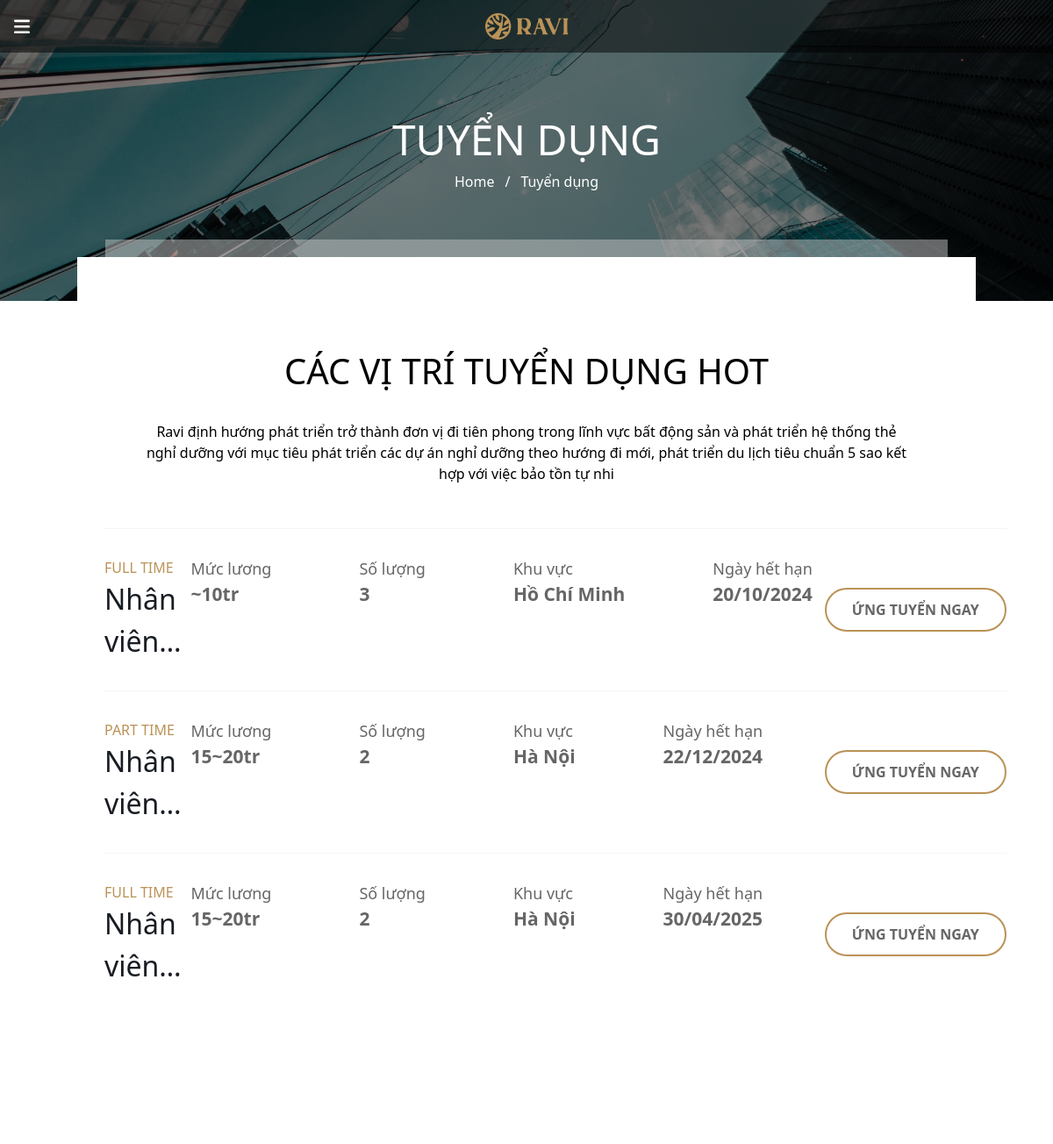
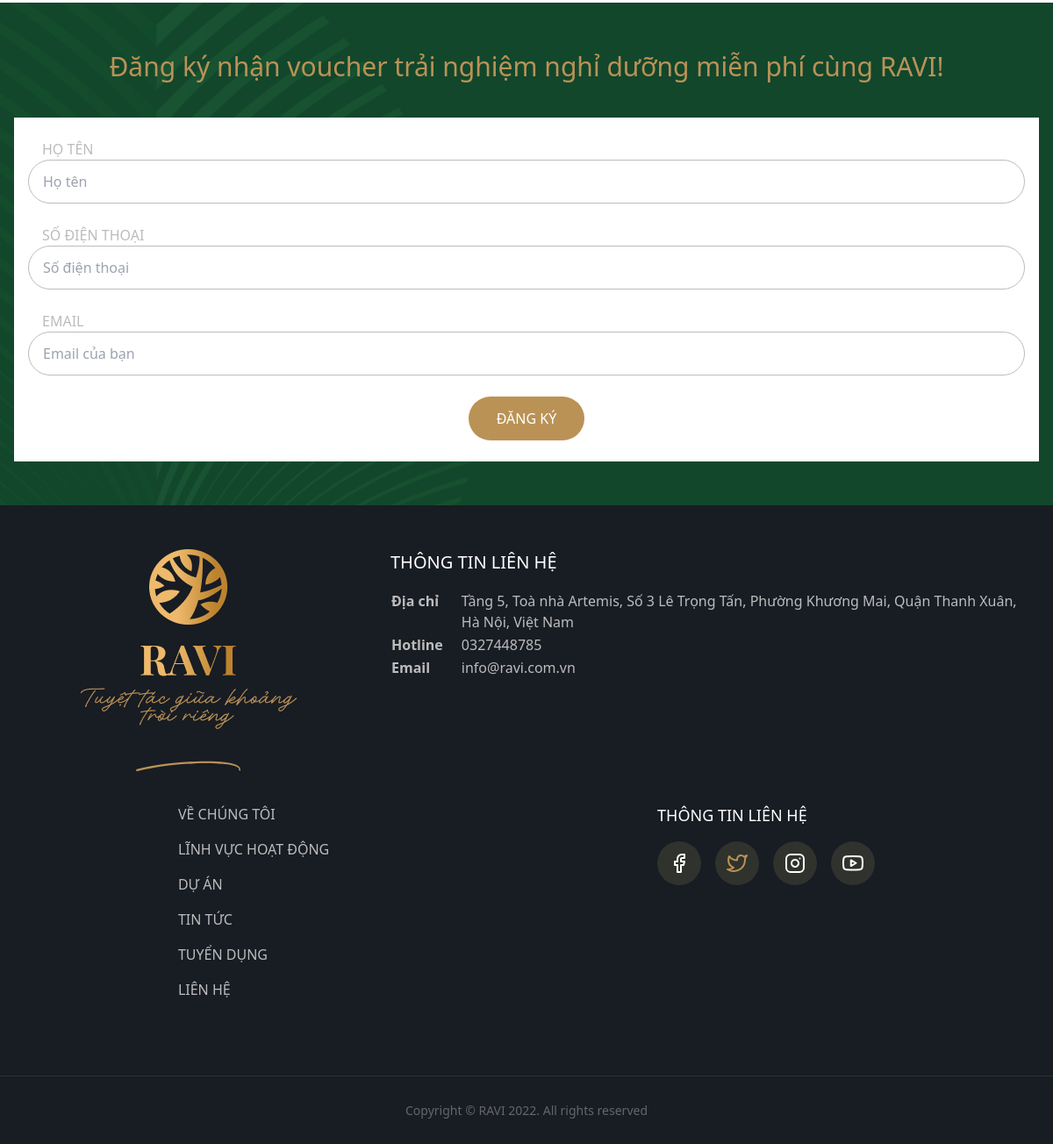
The page /tuyen-dung on the database its author committed (2 pictures, top to bottom).
### ui/models.py (models this page shows, shortened)
class Recruitment(models.Model):
    name = models.CharField(max_length=255, verbose_name="name")
    title = models.TextField(verbose_name="title")
    image = image = models.FileField(upload_to="static/images", unique=True, verbose_name="image")
    class Meta:
        db_table="recruitment"
        verbose_name="Tuyển dụng"
        verbose_name_plural="Tuyển dụng"

class NameItemRecruitment(models.Model):
    name = models.CharField(max_length=255, verbose_name="name")
    work = models.CharField(
        max_length=255,
        choices=[
            (WorkEnums.FULL_TIME.value, "FULL TIME"),
            (WorkEnums.PART_TIME.value, "PART TIME")
        ],
        verbose_name="work",
        blank=True,
        null=True
    )
    content = RichTextUploadingField(verbose_name="content", blank=True, null=True)
    slug = models.SlugField(default="", null=False, allow_unicode=True)
    item = models.ForeignKey(
        Recruitment,
        null=True,
        verbose_name="item",
        related_name="recruitment",
        on_delete=models.CASCADE
    )
    class Meta:
        db_table="name_item_recruitment"
        verbose_name="Tuyển dụng (Item)"
        verbose_name_plural="Tuyển dụng (Item)"

class ItemNameItemRecruitment(models.Model):
    name = models.CharField(max_length=255, verbose_name="name")
    content = models.CharField(max_length=255, verbose_name="content")
    item = models.ForeignKey(
        NameItemRecruitment,
        blank=True,
        null=True,
        verbose_name="item",
        related_name="name_item_recruitment",
        on_delete=models.CASCADE
    )
    show_job_list = models.BooleanField(default=False, verbose_name="Show at page job list")
    class Meta:
        db_table="item_name_item_recruitment"
        verbose_name="Tuyển dụng (Item in item)"
        verbose_name_plural="Tuyển dụng (Item in item)"

### ui/views.py (the view)
# urls.py: path('tuyen-dung', JobListPage.as_view(), name="job-list"),
class JobListPage(TemplateView):
    template_name = "job-list/index.html"
    def get_context_data(self, **kwargs) -> dict[str, Any]:
        context = super().get_context_data(**kwargs)
        recruitment = Recruitment.objects.all().order_by("-id").first()
        item_recruitment = NameItemRecruitment.objects.prefetch_related(
            Prefetch("name_item_recruitment",
            queryset = ItemNameItemRecruitment.objects.filter(show_job_list=True))
        ).all().order_by("-id")
        pageSize = 6
        if self.request.GET.get("page_size") and pageSize > 6:
            pageSize = self.request.GET.get("page_size")
        paginator = Paginator(item_recruitment, pageSize)
        page_obj = paginator.get_page(1)
        data_last = paginator.count - len(page_obj.object_list)
        page_size_last = len(page_obj.object_list) + data_last
        context["recruitment"] = recruitment
        context["item_recruitment"] = page_obj
        context["data_last"] = data_last
        context["page_size_last"] = page_size_last
        return context

### ui/templates/job-list/index.html (shortened to what this page needs)
{% extends 'layout.html' %}
{% load static %}
{% block content %}
  <div class="relative">
    <img src="{% static 'images/unsplash_ilHo9qgDEGY-job-list.png' %}" alt="" srcset="" />
    <div class="absolute top-0 w-full h-full flex items-center">
      <div class="text-white flex flex-col items-center justify-center w-full">
        <h1 class="uppercase">tuyển dụng</h1>
        <div class="flex gap-3">
          <a href="{% url 'landing-page' %}">Home</a>
          <p>/</p>
          <p>Tuyển dụng</p>
        </div>
      </div>
    </div>
    <div class="absolute bottom-0 w-full">
      <div class="lg:h-[20px] h-[4px] bg-[#C4C4C4] lg:mx-[120px] mx-[22px] bg-opacity-50"></div>
      <div class="lg:h-[50px] h-[6px] bg-white lg:mx-[88px] mx-[16px]"></div>
    </div>
  </div>
  <main class="pt-[50px] lg:px-[118px] px-[16px] lg:pb-[150px] pb-[50px]">
    <div class="text-center lg:mb-[50px] mb-[36px]">
      <h2 class="uppercase lg:mb-[27px] mb-[24px]">{{ recruitment.name }}</h2>
      <p class="max-[600px]:px-[16px] px-[5%]">{{ recruitment.title }}</p>
    </div>
    <div class="max-[800px]:hidden">
      <table class="w-full">
        <tbody>
          {% for item in item_recruitment %}
            <tr class="border-t-[1px] border-[#F5F5F5] hover:bg-[#F9F8F5]">
              <td class="mr-3 py-[32px]">
                <p class="text-main font-[500]">{{ item.work }}</p>
                <h3 class="text-blackMain line-clamp-2">{{ item.name }}</h3>
              </td>
              <td class="text-[#666666] flex py-[32px] gap-[100px] mr-3">
                {% for in_item in item.name_item_recruitment.all %}
                  {% if forloop.counter <= 4 %}
                    <div>
                      <p class="text-[18px] text-nowrap">{{ in_item.name }}</p>
                      <span class="font-[700] text-[21px] text-grayMain text-nowrap">{{ in_item.content }}</span>
                    </div>
                  {% endif %}
                {% endfor %}
              </td>
              <td>
                <a href="{% url 'job-opening' item.slug %}"><button class="w-[207px] h-[50px] rounded-[25px] border-[2px] border-[#BA9256] font-[700] text-[#666666] uppercase">ứng tuyển ngay</button></a>
              </td>
            </tr>
          {% endfor %}
        </tbody>
      </table>
    </div>
  </main>
  {% include 'components/register.html' %}
{% endblock %}

### static/css/style.css (style rules this page uses)
h1 { font-size: 48px !important; font-weight: 400 !important; }
h2 { font-size: 40px !important; font-weight: 400 !important; }
h3 { font-size: 32px !important; font-weight: 400 !important; }

### rows shown on the page
Recruitment: name "CÁC VỊ TRÍ TUYỂN DỤNG HOT", title "Ravi định hướng phát triển trở thành đơn vị đi tiên phong trong lĩnh vực bất động sản và phát triển hệ thống thẻ nghỉ dưỡng với mục tiêu phát triển các dự án nghỉ dưỡng theo hướng đi mới, phát triển du lịch tiêu chuẩn 5 sao kết hợp với việc bảo tồn tự nhi"
NameItemRecruitment: work "FULL TIME", name "Nhân…"
ItemNameItemRecruitment: name "Mức lương", content "~10tr"
ItemNameItemRecruitment: name "Số lượng", content "3"
ItemNameItemRecruitment: name "Khu vực", content "Hồ Chí Minh"
ItemNameItemRecruitment: name "Ngày hết hạn", content "20/10/2024"
NameItemRecruitment: work "PART TIME", name "Nhân…"
ItemNameItemRecruitment: name "Mức lương", content "15~20tr"
ItemNameItemRecruitment: name "Số lượng", content "2"
ItemNameItemRecruitment: name "Khu vực", content "Hà Nội"
ItemNameItemRecruitment: name "Ngày hết hạn", content "22/12/2024"
NameItemRecruitment: work "FULL TIME", name "Nhân…"
ItemNameItemRecruitment: name "Mức lương", content "15~20tr"
ItemNameItemRecruitment: name "Số lượng", content "2"
ItemNameItemRecruitment: name "Khu vực", content "Hà Nội"
ItemNameItemRecruitment: name "Ngày hết hạn", content "30/04/2025"
